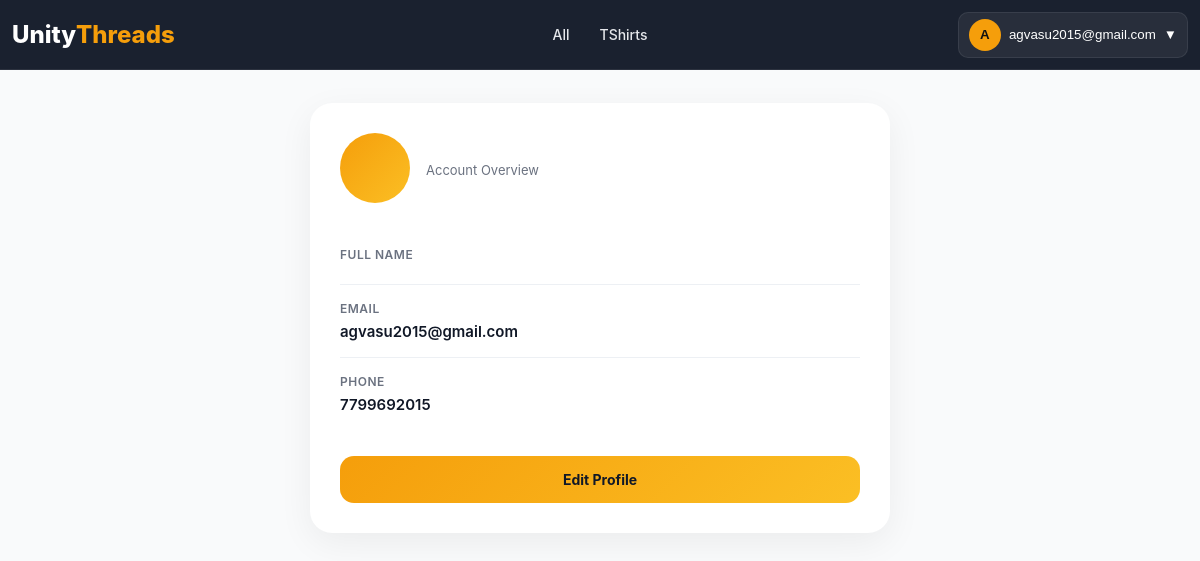
/profile/ (signed in), run on the app's committed database.
### products/models.py (models this page shows, shortened)
class BaseModel(models.Model):
    created_at = models.DateTimeField(
        auto_now_add=True
    )
    updated_at = models.DateTimeField(
        auto_now=True
    )
    class Meta:
        abstract = True

class Category(BaseModel):
    name = models.CharField(
        max_length=100,
        unique=True
    )
    slug = models.SlugField(
        unique=True,
        blank=True
    )
    image = models.ImageField(
        upload_to='categories/',
        blank=True,
        null=True
    )
    is_active = models.BooleanField(default=True)
    class Meta:
        verbose_name_plural = "Categories"
        ordering = ['name']
        indexes = [
            models.Index(fields=['slug']),
            models.Index(fields=['is_active']),
        ]

### accounts/models.py (models this page shows, shortened)
class User(AbstractUser):
    username = None
    email = models.EmailField(
        unique=True
    )
    phone = models.CharField(
        max_length=10,
        unique=True
    )
    full_name = models.CharField(
        max_length=150
    )
    is_email_verified = models.BooleanField(
        default=False
    )
    USERNAME_FIELD = "email"
    REQUIRED_FIELDS = ["phone"]
    objects = UserManager()

### accounts/views.py (the view)
# urls.py: path("profile/", profile_view, name="profile"),
@login_required
def profile_view(request):
    profile, created = UserProfile.objects.get_or_create(
        user=request.user
    )
    return render(
        request,
        "accounts/profile.html",
        {
            "user": request.user,
            "profile": profile
        }
    )

### home/context_processors.py (called while the page is built)
def global_data(request):
    return {
        "categories": Category.objects.all()
    }

### accounts/templates/accounts/profile.html (shortened to what this page needs)
{% load static %}
<!DOCTYPE html>
<html lang="en">
<head>
</head>
<body>
    {% include "partials/navbar.html" %}
    <div class="profile-page">
        <div class="profile-card">
            <div class="profile-header">
                <div class="avatar">
                </div>
                <div>
                    <p>Account Overview</p>
                </div>
            </div>
            <div class="profile-details">
                <div class="info-row">
                    <label>Full Name</label>
                </div>
                <div class="info-row">
                    <label>Email</label>
                    <p>{{ user.email }}</p>
                </div>
                <div class="info-row">
                    <label>Phone</label>
                    <p>{{ user.phone }}</p>
                </div>
            </div>
            <div class="profile-actions">
                <a
                    href="{% url 'edit_profile' %}"
                    class="btn"
                >
                    Edit Profile
                </a>
            </div>
        </div>
    </div>
</body>
</html>

### home/templates/partials/navbar.html (shortened to what this page needs)
{% load static %}
<link rel="stylesheet" href="{% static 'home/css/navbar.css' %}">
<header class="header" id="header">
    <a href="/" class="logo">
        Unity<span>Threads</span>
    </a>
      <nav class="nav" id="nav">
    <a href="{% url 'product_list' %}">All</a>
    {% for category in categories %}
        <a href="{% url 'product_list' %}?category={{ category.slug }}">
            {{ category.name }}
        </a>
    {% endfor %}
</nav>
    <div class="nav-actions">
        {% if request.user.is_authenticated %}
        <div class="account-dropdown" id="accountWrapper">
            <button class="account-btn" id="accountBtn" type="button">
                <span class="account-avatar">
                    {{ request.user.full_name|default:request.user.email|first|upper }}
                </span>
                <span class="account-name">
                    {{ request.user.full_name|default:request.user.email }}
                </span>
                <span class="dropdown-icon">▼</span>
            </button>
        </div>
        {% endif %}
    </div>
</header>

### home/static/home/css/navbar.css (style rules this page uses)
* { margin: 0; padding: 0; box-sizing: border-box; }
body { font-family: Inter, Arial, sans-serif; background: #f9fafb; color: #111827; }
html { scroll-behavior: smooth; }
.header { position: fixed; top: 0; left: 0; width: 100%; height: 70px; display: flex; align-items: center; background: rgba(17, 24, 39, 0.96); backdrop-filter: blur(14px); border-bottom: 1px solid rgba(255, 255, 255, 0.08); z-index: 10000; }
.logo { font-size: 24px; font-weight: 800; color: #fff; text-decoration: none; display: flex; align-items: center; padding-left: 12px; }
.logo span { color: #f59e0b; }
.nav { position: absolute; left: 50%; transform: translateX(-50%); display: flex; align-items: center; gap: 10px; }
.nav a { color: #e5e7eb; text-decoration: none; font-size: 14px; font-weight: 500; padding: 6px 10px; border-radius: 8px; transition: 0.2s ease; white-space: nowrap; }
.nav-actions { margin-left: auto; display: flex; align-items: center; gap: 10px; padding-right: 12px; }
.account-btn { display: flex; align-items: center; gap: 8px; padding: 6px 10px; background: rgba(255, 255, 255, 0.06); border: 1px solid rgba(255, 255, 255, 0.08); border-radius: 10px; color: #fff; cursor: pointer; }
.account-avatar { width: 32px; height: 32px; display: flex; align-items: center; justify-content: center; border-radius: 50%; background: #f59e0b; font-weight: 700; color: #111; }

### accounts/templates/accounts/profile.html (style rules this page uses)
body { background:#f4f6f9; color:#111827; font-family: -apple-system, BlinkMacSystemFont, "Segoe UI", Roboto, Arial, sans-serif; overflow-x:clip; padding-top:75px; }
.profile-page { width:100%; min-height:calc(100vh - 75px); display:flex; justify-content:center; align-items:flex-start; padding:28px 18px; }
.profile-card { width:100%; max-width:580px; background:#ffffff; border-radius:22px; padding:30px; box-shadow: 0 10px 35px rgba(0,0,0,0.06); animation:fadeUp .35s ease; }
.profile-header { display:flex; align-items:center; gap:16px; margin-bottom:28px; }
.avatar { width:70px; height:70px; border-radius:50%; background: linear-gradient( 135deg, #f59e0b, #fbbf24 ); display:flex; align-items:center; justify-content:center; font-size:24px; font-weight:800; color:#111827; flex-shrink:0; }
.profile-header p { font-size:13px; color:#6b7280; }
.info-row { padding:16px 0; border-bottom: 1px solid #edf0f4; }
.info-row:last-child { border-bottom:none; }
.info-row label { display:block; font-size:12px; font-weight:600; color:#6b7280; margin-bottom:6px; text-transform:uppercase; letter-spacing:.5px; }
.info-row p { font-size:15px; font-weight:600; word-break:break-word; }
.profile-actions { margin-top:26px; }
.btn { width:100%; display:flex; align-items:center; justify-content:center; padding:15px; border-radius:14px; text-decoration:none; font-size:14px; font-weight:700; background: linear-gradient( 135deg, #f59e0b, #fbbf24 ); color:#111827; transition:0.25s ease; }

### data on the page
Category: name "TShirts"
User: user.full_name|first "A", user.full_name "agvasu2015@gmail.com", email "agvasu2015@gmail.com", phone "7799692015"
